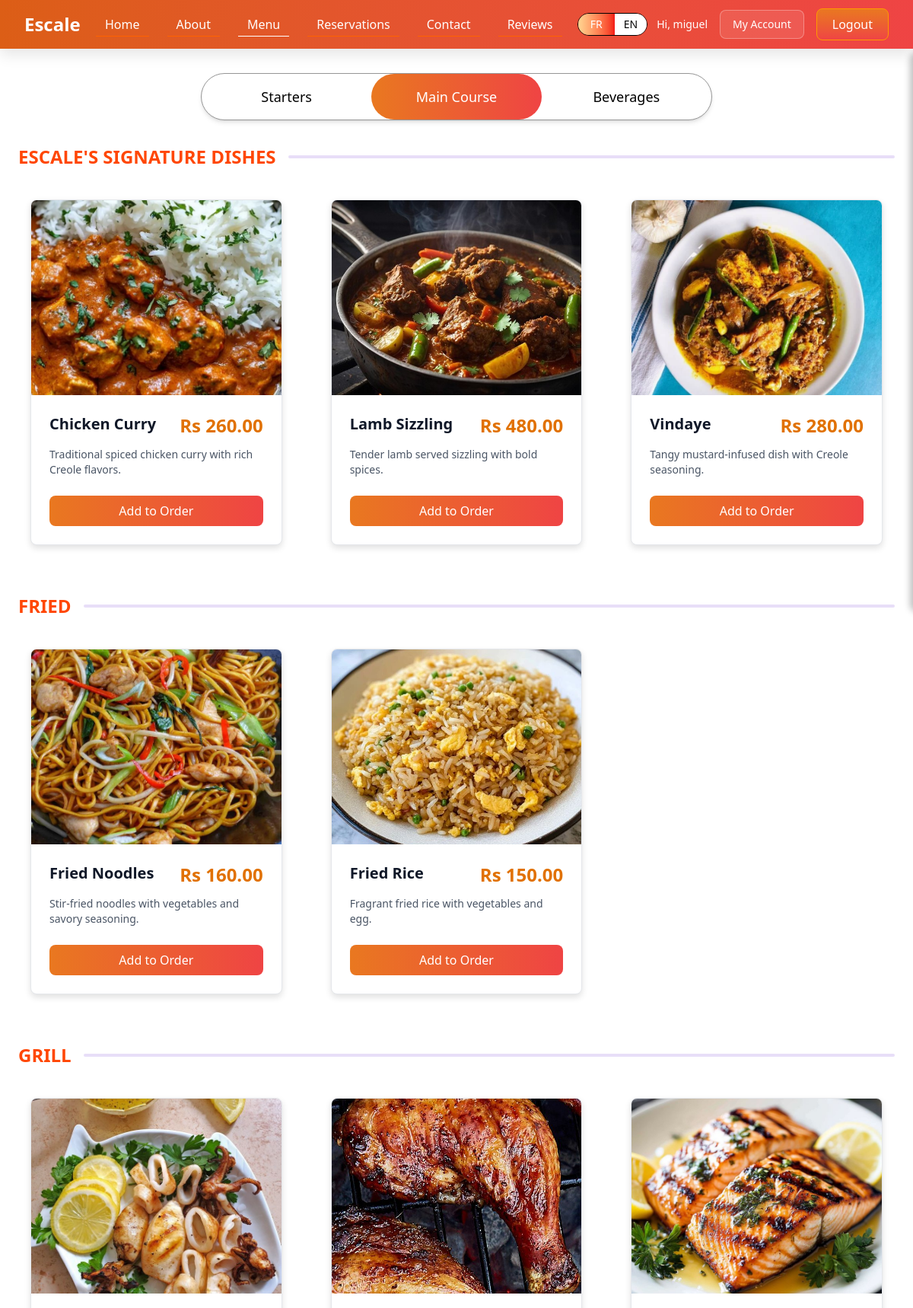
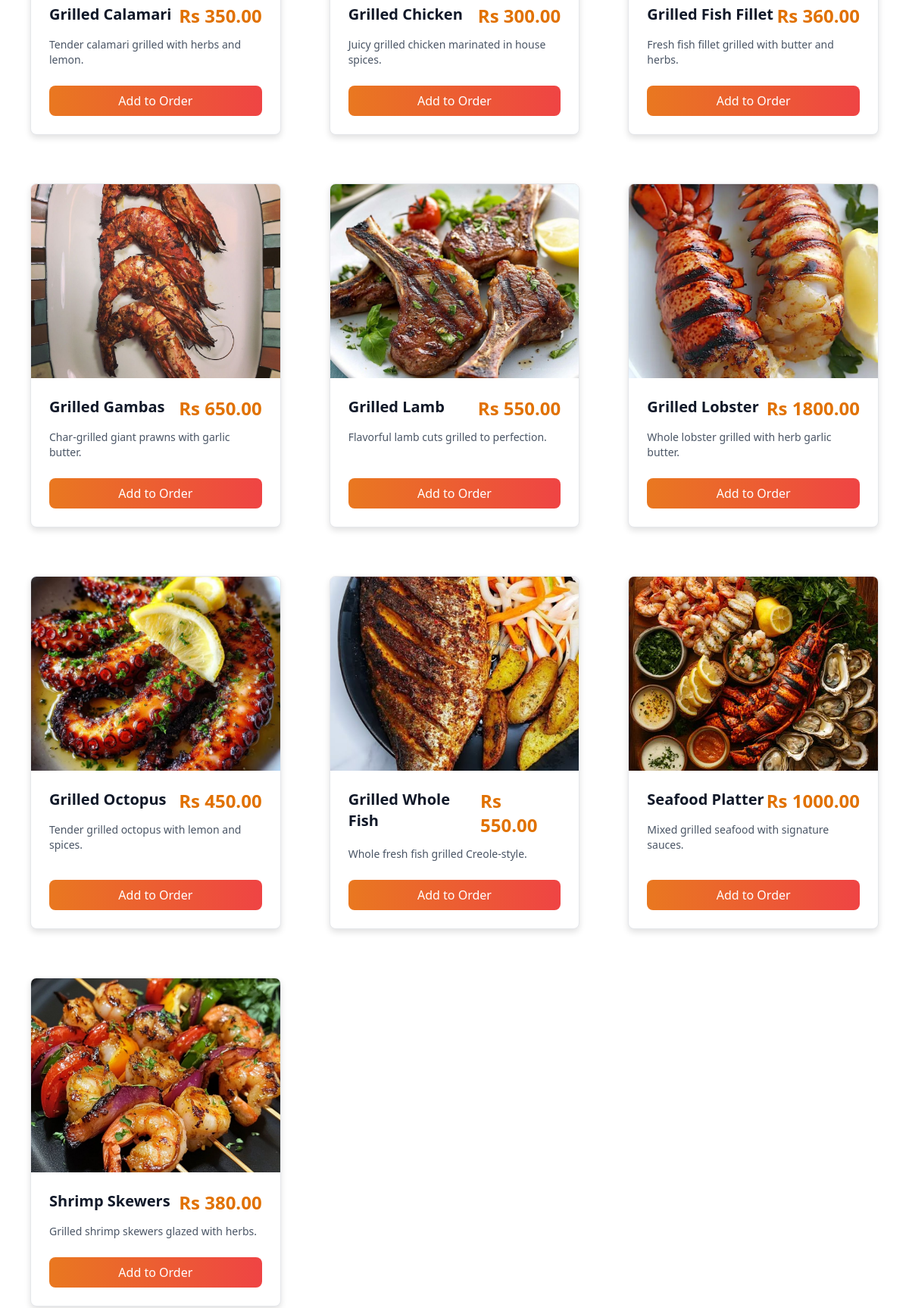
The page /menu/main-course/ (signed in, upper part) on the database its author committed (2 pictures, top to bottom).
### apps/menu/models.py (models this page shows, shortened)
class MenuSubCategory(models.Model):
    subcategory = models.CharField(max_length=100)
    category_id = models.ForeignKey(MenuCategory, on_delete=models.CASCADE)

class MenuItem(models.Model):
    item_id = models.AutoField(primary_key=True)
    name = models.CharField(max_length=100)
    desc = models.TextField(max_length=300)
    price = models.DecimalField(max_digits=10, decimal_places=2, validators=[MinValueValidator(Decimal("0.00"))])
    menu_img = models.ImageField(upload_to="menu_images/", max_length=300)  # ← UPDATED
    is_available = models.BooleanField()
    subcategory_id = models.ForeignKey(MenuSubCategory, on_delete=models.CASCADE)

### apps/menu/views.py (the view)
# urls.py: path("main-course/", views.menu_main_course, name="menu_main_course"),
def menu_main_course(request):
    sections = _build_sections("Main Course")
    return render(request, "menu_main_course.html", {"sections": sections, "active": "main_course"})

### apps/menu/views.py (called while the page is built)
def _build_sections(category_name):
    category = get_object_or_404(MenuCategory, category=category_name)
    sections = {}
    for sub in category.menusubcategory_set.all():
        items = sub.menuitem_set.filter(is_available=True)
        if items.exists():
            sections[sub.subcategory.upper()] = items
    return sections

### apps/menu/templates/menu_main_course.html (shortened to what this page needs)
{% extends "base.html" %}
{% load static %}
{% block content %}
<div class="w-full bg-white min-h-screen">
  <div class="max-w-7xl mx-auto px-6 py-8">
    <div class="flex justify-center items-center w-full max-w-2xl mx-auto mb-8">
      <div class="flex w-full rounded-full bg-white border border-[#969696] overflow-hidden shadow-md">
        <a href="{% url 'menu:menu_starters' %}" class="flex-1 flex justify-center items-center px-8 py-4 hover:bg-gray-50 rounded-full">
          <p class="text-lg font-medium text-black">Starters</p>
        </a>
        <a href="{% url 'menu:menu_main_course' %}" class="flex-1 flex justify-center items-center px-8 py-4 bg-gradient-to-r from-[#ff8e47] to-[#ff4747] rounded-full"
        style="background: linear-gradient(to right, #e97820, #ef4444) !important;"
        >
          <p class="text-lg font-medium text-white">Main Course</p>
        </a>
        <a href="{% url 'menu:menu_beverages' %}" class="flex-1 flex justify-center items-center px-8 py-4 hover:bg-gray-50 rounded-full">
          <p class="text-lg font-medium text-black">Beverages</p>
        </a>
      </div>
    </div>
    {% for section_title, items in sections.items %}
      <div class="mb-12">
        <div class="flex items-center gap-4 mb-6">
          <h2 class="text-2xl font-semibold text-[#ff4704]">{{ section_title }}</h2>
          <div class="flex-1 h-1 bg-[#E8DEF8] rounded"></div>
        </div>
        <div class="grid grid-cols-1 md:grid-cols-2 lg:grid-cols-3 gap-8">
          {% for item in items %}
            <div class="p-4">
              <div class="flex flex-col h-full bg-white rounded-lg overflow-hidden border border-gray-200 shadow-[0_4px_8px_rgba(0,0,0,0.12)] hover:shadow-[0_6px_16px_rgba(0,0,0,0.18)] hover:border-gray-300 transition-all duration-300 menu-card">
                {% if item.menu_img %}
                  <img src="{{ item.menu_img.url }}" alt="{{ item.name }}" class="w-full h-64 object-cover" />
                {% endif %}
                <div class="p-6 flex-1 flex flex-col">
                  <div class="flex justify-between items-start mb-3">
                    <p class="text-xl font-bold text-gray-900 menu-name">{{ item.name }}</p>
                    <p class="text-2xl font-bold text-amber-600 menu-price">Rs {{ item.price }}</p>
                  </div>
                  <p class="text-sm text-gray-600 mb-4 flex-1">{{ item.desc }}</p>
                    <button
                      class="order-now-btn mt-2"
                      data-item-id="{{ item.pk }}"
                      data-item-name="{{ item.name }}"
                      data-item-price="{{ item.price }}"
                      style="width: 100%; padding: 8px 16px; border-radius: 8px; border: none; color: #fff;
                            font-size: 16px; font-weight: 500; cursor: pointer;
                            background: linear-gradient(to right, #e97820, #ef4444);">
                      Add to Order
                  </button>
                </div>
              </div>
            </div>
          {% endfor %}
        </div>
      </div>
    {% endfor %}
  </div>
</div>
{% endblock %}

### theme/templates/base.html (shortened to what this page needs)
<!DOCTYPE html>
<html lang="en">
<head>
    {% load static %}
    <link href="{% static 'css/dist/styles.css' %}" rel="stylesheet">
</head>
<body class="font-sans text-gray-800" style="--nav-h: 64px;">
    <nav class="w-full fixed z-50 bg-gradient-to-r from-[#DC5E16] to-[#EF4444] shadow-none"
        style="height:var(--nav-h); box-shadow: 0 8px 18px rgba(0,0,0,0.10);">
        <div class="w-full px-8"
            style="height:var(--nav-h); display:flex; align-items:center; justify-content:space-between;">
            <a href="{% url 'core:home' %}" class="text-2xl font-bold text-white">
                Escale
            </a>
            <ul class="hidden md:flex space-x-6 font-medium text-white mx-auto">
                <li>
                    <a href="{% url 'core:home' %}"
                        class="px-3 py-1 border-b {% if request.resolver_match.url_name == 'home' %}border-white{% else %}border-[#FF6200]{% endif %} hover:text-yellow-200">
                        Home
                    </a>
                </li>
                <li>
                    <a href="{% url 'core:about' %}"
                        class="px-3 py-1 border-b {% if request.resolver_match.url_name == 'about' %}border-white{% else %}border-[#FF6200]{% endif %} hover:text-yellow-200">
                        About
                    </a>
                </li>
                <li>
                    <a href="{% url 'menu:menu_starters' %}"
                        class="px-3 py-1 border-b {% if request.resolver_match.namespace == 'menu' %}border-white{% else %}border-[#FF6200]{% endif %} hover:text-yellow-200">
                        Menu
                    </a>
                </li>
                <li>
                    <a href="{% url 'reservations:reservations' %}"
                        class="px-3 py-1 border-b {% if request.resolver_match.url_name == 'reservations' %}border-white{% else %}border-[#FF6200]{% endif %} hover:text-yellow-200">
                        Reservations
                    </a>
                </li>
                <li>
                    <a href="{% url 'core:contact' %}"
                        class="px-3 py-1 border-b {% if request.resolver_match.url_name == 'contact' %}border-white{% else %}border-[#FF6200]{% endif %} hover:text-yellow-200">
                        Contact
                    </a>
                </li>
                <li>
                    <a href="{% url 'review:review' %}"
                        class="px-3 py-1 border-b {% if request.resolver_match.namespace == 'review' %}border-white{% else %}border-[#FF6200]{% endif %} hover:text-yellow-200">
                        Reviews
                    </a>
                </li>
            </ul>
            <div class="flex items-center space-x-3">
                <div class="flex items-center rounded-full border border-black overflow-hidden text-sm font-medium">
                    <a href="?lang=fr" class="px-4 py-1 transition
                    {% if request.LANGUAGE_CODE == 'fr' %}
                        bg-gradient-to-r from-[#FFD692] to-[#F31414] text-white
                    {% else %}
                        bg-gradient-to-r from-[#FFD692] to-[#F31414] text-white
                    {% endif %}">
                        FR
                    </a>
                    <a href="?lang=en" class="px-3 py-1 transition
                    {% if request.LANGUAGE_CODE == 'en' %}
                        bg-gradient-to-r from-[#FFD692] to-[#F31414] text-white
                    {% else %}
                        bg-white text-black
                    {% endif %}">
                        EN
                    </a>
                </div>
                {% if user.is_authenticated %}
                <div class="flex items-center space-x-4">
                    <span class="text-white text-sm font-medium">
                        Hi, {{ user.first_name|default:user.username }}
                    </span>
                    {% if user.is_superuser %}
                    <a href="{% url 'admin-overview' %}"
                        class="px-4 py-2 rounded-lg text-white font-medium border border-white/30 bg-white/10 hover:bg-white/20 transition text-sm">
                        Dashboard
                    </a>
                    {% elif user.is_staff %}
                    <a href="{% url 'staff_overview' %}"
                        class="px-4 py-2 rounded-lg text-white font-medium border border-white/30 bg-white/10 hover:bg-white/20 transition text-sm">
                        Staff Panel
                    </a>
                    {% else %}
                    <a href="{% url 'overview' %}"
                        class="px-4 py-2 rounded-lg text-white font-medium border border-white/30 bg-white/10 hover:bg-white/20 transition text-sm">
                        My Account
                    </a>
                    {% endif %}
                    <a href="{% url 'login_registration:logout' %}"
                        class="px-5 py-2 rounded-lg text-white font-medium border border-amber-500
                bg-gradient-to-b from-[#E97820] via-[#EC6030] to-[#EF4444] hover:opacity-90 transition"">
                        Logout
                    </a>
                </div>
                {% else %}
                <a href="{% url 'login_registration:login' %}" class="px-5 py-2 rounded-lg text-white font-medium border border-amber-500
                bg-gradient-to-b from-[#E97820] via-[#EC6030] to-[#EF4444] hover:opacity-90 transition">
                    Sign in
                </a>
                {% endif %}
            </div>
        </div>
    </nav>
    <main style="padding-top:var(--nav-h);">
        {% block content %}{% endblock %}
    </main>
</body>
</body>
</html>

### rows shown on the page
MenuSubCategory: subcategory "ESCALE'S SIGNATURE DISHES"
MenuItem: menu_img (picture), name "Chicken Curry", price "260.00", desc "Traditional spiced chicken curry with rich Creole flavors."
MenuItem: menu_img (picture), name "Lamb Sizzling", price "480.00", desc "Tender lamb served sizzling with bold spices."
MenuItem: menu_img (picture), name "Vindaye", price "280.00", desc "Tangy mustard-infused dish with Creole seasoning."
MenuSubCategory: subcategory "FRIED"
MenuItem: menu_img (picture), name "Fried Noodles", price "160.00", desc "Stir-fried noodles with vegetables and savory seasoning."
MenuItem: menu_img (picture), name "Fried Rice", price "150.00", desc "Fragrant fried rice with vegetables and egg."
MenuSubCategory: subcategory "GRILL"
MenuItem: menu_img (picture), name "Grilled Calamari", price "350.00", desc "Tender calamari grilled with herbs and lemon."
MenuItem: menu_img (picture), name "Grilled Chicken", price "300.00", desc "Juicy grilled chicken marinated in house spices."
MenuItem: menu_img (picture), name "Grilled Fish Fillet", price "360.00", desc "Fresh fish fillet grilled with butter and herbs."
MenuItem: menu_img (picture), name "Grilled Gambas", price "650.00", desc "Char-grilled giant prawns with garlic butter."
MenuItem: menu_img (picture), name "Grilled Lamb", price "550.00", desc "Flavorful lamb cuts grilled to perfection."
MenuItem: menu_img (picture), name "Grilled Lobster", price "1800.00", desc "Whole lobster grilled with herb garlic butter."
MenuItem: menu_img (picture), name "Grilled Octopus", price "450.00", desc "Tender grilled octopus with lemon and spices."
MenuItem: menu_img (picture), name "Grilled Whole Fish", price "550.00", desc "Whole fresh fish grilled Creole-style."
MenuItem: menu_img (picture), name "Seafood Platter", price "1000.00", desc "Mixed grilled seafood with signature sauces."
MenuItem: menu_img (picture), name "Shrimp Skewers", price "380.00", desc "Grilled shrimp skewers glazed with herbs."

### other values the page prints
{{ user.first_name|default:user.username }} "miguel"
